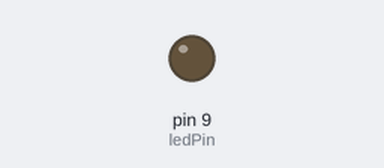
A sketch run on a simulated Arduino Uno, built with avr-gcc and run on an emulated ATmega328P. On the bench: output pins drawn as LEDs (lit = HIGH).

Above: at 0.05 s.
At 1.15 s:
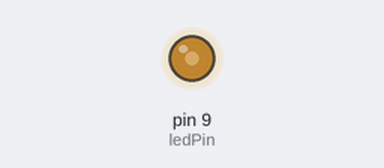
At 2.3 s:
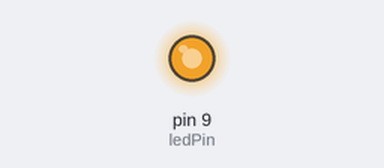
At 4.6 s:
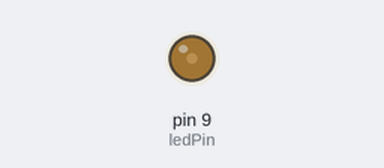
Timing chart, 0 to 6.6 s (numbered marks = the images above):
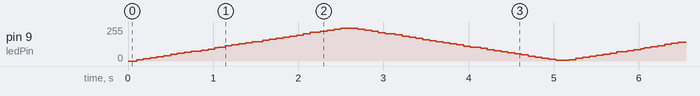

The sketch:

Dice_Attiny.ino
```cpp
int ledPin = 9;      // LED connected to digital pin 9
int val = 0;         // variable to store the read value

void setup() {
  pinMode(ledPin, OUTPUT);  // sets the pin as output
}

void pulse (int pin, double cycle)
{
  double t;
  t=10000*cycle/100;
  digitalWrite(pin, HIGH);
  delayMicroseconds(t);
  digitalWrite(pin, LOW);
  delayMicroseconds(10000-t);
}
void loop()
{
  for(double i=0;i<250;i++)
    pulse(ledPin, i/2.5);

  for(double i=250;i>0;i--)
  { pulse(ledPin, i/2.5); /*Serial.println(i);*/ }
}
```
